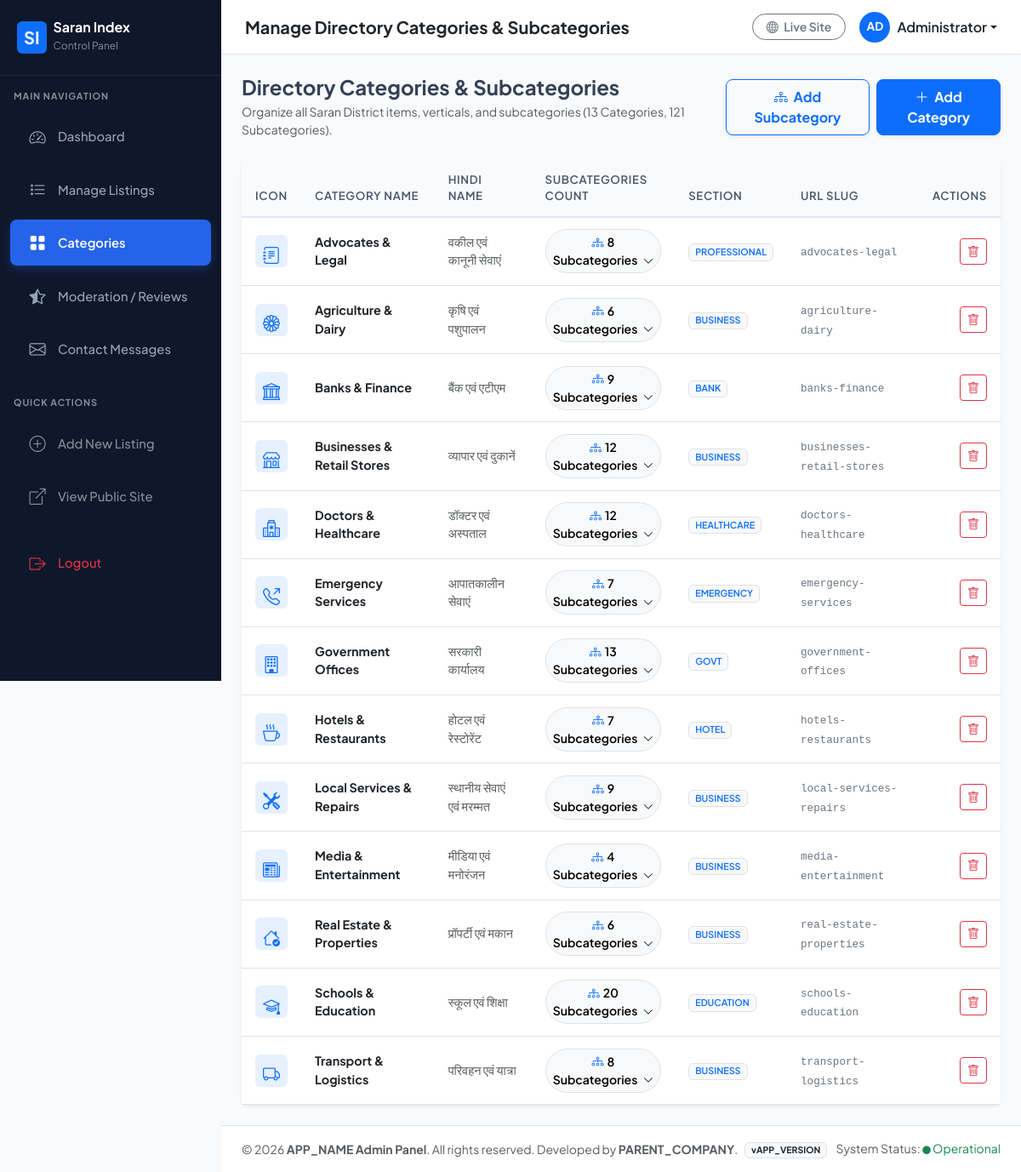
/admin/categories.php (signed in), run on the app's committed database.
### tables this page shows
CREATE TABLE IF NOT EXISTS `categories` (
    `id` INT AUTO_INCREMENT PRIMARY KEY,
    `name` VARCHAR(100) NOT NULL,
    `hindi_name` VARCHAR(100),
    `icon` VARCHAR(100),
    `slug` VARCHAR(100) UNIQUE,
    `section` ENUM('BUSINESS','PROFESSIONAL','GOVT','EDUCATION','HEALTHCARE','EMERGENCY','BANK','HOTEL') DEFAULT 'BUSINESS',
    `status` ENUM('ACTIVE','INACTIVE') DEFAULT 'ACTIVE'
);

### includes/functions.php (called while the page is built, shortened)
<?php
function sanitizeInput($data) {
    return htmlspecialchars(trim($data), ENT_QUOTES, 'UTF-8');
}
function getAllSubcategories() {
    $db = getDB();
    if ($db) {
        try {
            $stmt = $db->query("SELECT s.*, c.name as category_name FROM subcategories s LEFT JOIN categories c ON s.category_id = c.id ORDER BY c.name ASC, s.name ASC");
            return $stmt->fetchAll();
        } catch (PDOException $e) {}
    }
    return [];
}
function getAllAdminCategories() {
    $db = getDB();
    if ($db) {
        try {
            $stmt = $db->query("SELECT * FROM categories ORDER BY name ASC");
            return $stmt->fetchAll();
        } catch (PDOException $e) {}
    }
    return [];
}

### admin/categories.php (the view, shortened to what this page needs)
<?php
$header_title = "Manage Directory Categories & Subcategories";
require_once __DIR__ . '/includes/header.php';
$categories = getAllAdminCategories();
$all_subcategories = getAllSubcategories();
$sub_by_cat = [];
foreach ($all_subcategories as $sub) {
    $sub_by_cat[$sub['category_id']][] = $sub;
}
?>
<div class="d-flex flex-column flex-md-row align-items-md-center justify-content-between mb-4 gap-3">
    <div>
        <h4 class="fw-bold mb-1">Directory Categories & Subcategories</h4>
        <p class="text-muted small mb-0">Organize all Saran District items, verticals, and subcategories (13 Categories, 121 Subcategories).</p>
    </div>
    <div class="d-flex gap-2">
        <button type="button" class="btn btn-outline-primary fw-bold px-3 py-2 rounded-3 shadow-sm" data-bs-toggle="modal" data-bs-target="#addSubcategoryModal">
            <i class="bi bi-diagram-3 me-1"></i> Add Subcategory
        </button>
        <button type="button" class="btn btn-primary fw-bold px-3 py-2 rounded-3 shadow-sm" data-bs-toggle="modal" data-bs-target="#addCategoryModal">
            <i class="bi bi-plus-lg me-1"></i> Add Category
        </button>
    </div>
</div>
<div class="card border-0 shadow-sm rounded-3">
    <div class="table-responsive">
        <table class="table table-hover table-custom align-middle mb-0">
            <thead>
                <tr>
                    <th style="width: 50px;">Icon</th>
                    <th>Category Name</th>
                    <th>Hindi Name</th>
                    <th>Subcategories Count</th>
                    <th>Section</th>
                    <th>URL Slug</th>
                    <th class="text-end">Actions</th>
                </tr>
            </thead>
            <tbody>
                <?php foreach ($categories as $cat):
                    $subs = $sub_by_cat[$cat['id']] ?? [];
                    $sub_count = count($subs);
                ?>
                    <tr>
                        <td>
                            <div class="bg-primary bg-opacity-10 text-primary rounded-2 p-2 text-center" style="width: 38px; height: 38px;">
                                <i class="bi <?php echo sanitizeInput($cat['icon']); ?> fs-5"></i>
                            </div>
                        </td>
                        <td class="fw-bold text-dark"><?php echo sanitizeInput($cat['name']); ?></td>
                        <td class="text-muted"><?php echo sanitizeInput($cat['hindi_name'] ?? ''); ?></td>
                        <td>
                            <button class="btn btn-sm btn-light border rounded-pill fw-semibold" type="button" data-bs-toggle="collapse" data-bs-target="#subs-cat-<?php echo $cat['id']; ?>">
                                <i class="bi bi-diagram-3 text-primary me-1"></i><?php echo $sub_count; ?> Subcategories <i class="bi bi-chevron-down ms-1 small"></i>
                            </button>
                        </td>
                        <td><span class="badge bg-light text-primary border fw-semibold"><?php echo sanitizeInput($cat['section'] ?? 'BUSINESS'); ?></span></td>
                        <td><code class="small text-secondary"><?php echo sanitizeInput($cat['slug']); ?></code></td>
                        <td class="text-end">
                            <a href="categories.php?action=delete&id=<?php echo $cat['id']; ?>" class="btn btn-outline-danger btn-sm" onclick="return confirm('Are you sure you want to delete this category?');">
                                <i class="bi bi-trash"></i>
                            </a>
                        </td>
                    </tr>
                <?php endforeach; ?>
            </tbody>
        </table>
    </div>
</div>
<?php require_once __DIR__ . '/includes/footer.php'; ?>

### admin/includes/header.php (shortened to what this page needs)
<?php
$current_page = basename($_SERVER['PHP_SELF']);
$admin_name = $_SESSION['admin_full_name'] ?? 'Administrator';
?>
<!DOCTYPE html>
<html lang="en">
<head>
    <link href="https://cdn.jsdelivr.net/npm/bootstrap@5.3.3/dist/css/bootstrap.min.css" rel="stylesheet">
    <link href="https://cdn.jsdelivr.net/npm/bootstrap-icons@1.11.3/font/bootstrap-icons.min.css" rel="stylesheet">
</head>
<body>
<aside id="admin-sidebar">
    <div class="sidebar-brand d-flex align-items-center justify-content-between">
        <a href="index.php" class="d-flex align-items-center text-white text-decoration-none">
            <span class="bg-primary text-white fw-bold rounded-2 px-2 py-1 me-2 shadow-sm fs-5">SI</span>
            <div>
                <div class="fw-bold fs-6 lh-1">Saran Index</div>
                <small class="text-white-50" style="font-size: 0.75rem;">Control Panel</small>
            </div>
        </a>
    </div>
    <div class="py-3">
        <div class="px-3 mb-2 text-uppercase text-white-50 fw-bold" style="font-size: 0.68rem; letter-spacing: 0.08em;">Main Navigation</div>
        <ul class="nav flex-column">
            <li class="nav-item">
                <a class="nav-link <?php echo $current_page === 'index.php' ? 'active' : ''; ?>" href="index.php">
                    <i class="bi bi-speedometer2"></i> Dashboard
                </a>
            </li>
            <li class="nav-item">
                <a class="nav-link <?php echo ($current_page === 'listings.php' || $current_page === 'listing_edit.php') ? 'active' : ''; ?>" href="listings.php">
                    <i class="bi bi-list-stars"></i> Manage Listings
                </a>
            </li>
            <li class="nav-item">
                <a class="nav-link <?php echo $current_page === 'categories.php' ? 'active' : ''; ?>" href="categories.php">
                    <i class="bi bi-grid-fill"></i> Categories
                </a>
            </li>
            <li class="nav-item">
                <a class="nav-link <?php echo $current_page === 'reviews.php' ? 'active' : ''; ?>" href="reviews.php">
                    <i class="bi bi-star-half"></i> Moderation / Reviews
                </a>
            </li>
            <li class="nav-item">
                <a class="nav-link <?php echo $current_page === 'messages.php' ? 'active' : ''; ?>" href="messages.php">
                    <i class="bi bi-envelope"></i> Contact Messages
                </a>
            </li>
        </ul>
        <div class="px-3 mt-4 mb-2 text-uppercase text-white-50 fw-bold" style="font-size: 0.68rem; letter-spacing: 0.08em;">Quick Actions</div>
        <ul class="nav flex-column">
            <li class="nav-item">
                <a class="nav-link text-white-50" href="listing_edit.php">
                    <i class="bi bi-plus-circle"></i> Add New Listing
                </a>
            </li>
            <li class="nav-item">
                <a class="nav-link text-white-50" href="../index.php" target="_blank">
                    <i class="bi bi-box-arrow-up-right"></i> View Public Site
                </a>
            </li>
            <li class="nav-item mt-3">
                <a class="nav-link text-danger" href="logout.php">
                    <i class="bi bi-box-arrow-right"></i> Logout
                </a>
            </li>
        </ul>
    </div>
</aside>
<div id="admin-main">
    <header class="admin-header d-flex align-items-center justify-content-between">
        <div class="d-flex align-items-center">
            <h5 class="mb-0 fw-bold text-dark"><?php echo isset($header_title) ? sanitizeInput($header_title) : 'Dashboard Overview'; ?></h5>
        </div>
        <div class="d-flex align-items-center gap-3">
            <a href="../index.php" target="_blank" class="btn btn-outline-secondary btn-sm rounded-pill px-3 fw-semibold">
                <i class="bi bi-globe me-1"></i> Live Site
            </a>
            <div class="dropdown">
                <a href="#" class="d-flex align-items-center text-dark text-decoration-none dropdown-toggle fw-semibold" id="adminUserDropdown" data-bs-toggle="dropdown" aria-expanded="false">
                    <div class="bg-primary text-white rounded-circle d-flex align-items-center justify-content-center me-2 fw-bold" style="width: 36px; height: 36px; font-size: 0.85rem;">
                        <?php echo strtoupper(substr($admin_name, 0, 2)); ?>
                    </div>
                    <span class="d-none d-md-inline"><?php echo sanitizeInput($admin_name); ?></span>
                </a>
            </div>
        </div>
    </header>
    <main class="p-4 flex-grow-1">

### admin/includes/footer.php (shortened to what this page needs)
    </main>
    <footer class="bg-white border-top py-3 px-4 text-center text-md-start">
        <div class="d-flex flex-column flex-md-row align-items-center justify-content-between text-muted small">
            <div>
                &copy; <?php echo date('Y'); ?> <strong><?php echo APP_NAME; ?> Admin Panel</strong>. All rights reserved. Developed by <strong><?php echo PARENT_COMPANY; ?></strong>.
            </div>
            <div class="mt-2 mt-md-0">
                <span class="badge bg-light text-dark border me-2">v<?php echo APP_VERSION; ?></span>
                <span>System Status: <span class="text-success font-weight-bold"><i class="bi bi-circle-fill" style="font-size: 0.6rem;"></i> Operational</span></span>
            </div>
        </div>
    </footer>
</div>
</body>
</html>

### admin/includes/header.php (style rules this page uses)
:root { --admin-sidebar-width: 260px; --admin-primary: #0F172A; --admin-accent: #2563EB; --admin-accent-hover: #1D4ED8; --admin-bg: #F8FAFC; }
body { font-family: 'Plus Jakarta Sans', system-ui, -apple-system, sans-serif; background-color: var(--admin-bg); color: #334155; min-height: 100vh; }
#admin-sidebar { width: var(--admin-sidebar-width); height: 100vh; position: fixed; top: 0; left: 0; background: #0F172A; color: #94A3B8; z-index: 1000; transition: all 0.3s ease; overflow-y: auto; }
#admin-sidebar .sidebar-brand { padding: 1.5rem 1.25rem; border-bottom: 1px solid rgba(255, 255, 255, 0.08); }
#admin-sidebar .nav-link { color: #94A3B8; padding: 0.8rem 1.25rem; border-radius: 0.5rem; margin: 0.25rem 0.75rem; font-weight: 500; font-size: 0.925rem; display: flex; align-items: center; transition: all 0.2s ease; }
#admin-sidebar .nav-link.active { color: #FFFFFF; background: var(--admin-accent); font-weight: 600; box-shadow: 0 4px 12px rgba(37, 99, 235, 0.3); }
#admin-sidebar .nav-link i { font-size: 1.2rem; margin-right: 0.75rem; width: 24px; text-align: center; }
#admin-main { margin-left: var(--admin-sidebar-width); min-height: 100vh; display: flex; flex-direction: column; }
.admin-header { background: #FFFFFF; border-bottom: 1px solid #E2E8F0; padding: 0.85rem 1.75rem; position: sticky; top: 0; z-index: 999; box-shadow: 0 1px 3px rgba(0,0,0,0.03); }
.table-custom th { background-color: #F8FAFC; color: #475569; font-weight: 600; font-size: 0.825rem; text-transform: uppercase; letter-spacing: 0.05em; padding: 0.85rem 1rem; border-bottom: 2px solid #E2E8F0; }
.table-custom td { padding: 0.85rem 1rem; vertical-align: middle; font-size: 0.9rem; }

### data on the page
categories: name "Advocates & Legal", hindi_name "वकील एवं कानूनी सेवाएं", id "8", section "PROFESSIONAL", slug "advocates-legal"
categories: name "Agriculture & Dairy", hindi_name "कृषि एवं पशुपालन", id "6", section "BUSINESS", slug "agriculture-dairy"
categories: name "Banks & Finance", hindi_name "बैंक एवं एटीएम", id "9", section "BANK", slug "banks-finance"
categories: name "Businesses & Retail Stores", hindi_name "व्यापार एवं दुकानें", id "12", section "BUSINESS", slug "businesses-retail-stores"
categories: name "Doctors & Healthcare", hindi_name "डॉक्टर एवं अस्पताल", id "12", section "HEALTHCARE", slug "doctors-healthcare"
categories: name "Emergency Services", hindi_name "आपातकालीन सेवाएं", id "7", section "EMERGENCY", slug "emergency-services"
categories: name "Government Offices", hindi_name "सरकारी कार्यालय", id "13", section "GOVT", slug "government-offices"
categories: name "Hotels & Restaurants", hindi_name "होटल एवं रेस्टोरेंट", id "7", section "HOTEL", slug "hotels-restaurants"
categories: name "Local Services & Repairs", hindi_name "स्थानीय सेवाएं एवं मरम्मत", id "9", section "BUSINESS", slug "local-services-repairs"
categories: name "Media & Entertainment", hindi_name "मीडिया एवं मनोरंजन", id "4", section "BUSINESS", slug "media-entertainment"
categories: name "Real Estate & Properties", hindi_name "प्रॉपर्टी एवं मकान", id "6", section "BUSINESS", slug "real-estate-properties"
categories: name "Schools & Education", hindi_name "स्कूल एवं शिक्षा", id "20", section "EDUCATION", slug "schools-education"
categories: name "Transport & Logistics", hindi_name "परिवहन एवं यात्रा", id "8", section "BUSINESS", slug "transport-logistics"

### other printed values
sanitizeInput($header_title) "Manage Directory Categories & Subcategories"
substr($admin_name, 0, 2) "AD"
sanitizeInput($admin_name) "Administrator"
APP_NAME "APP_NAME"
PARENT_COMPANY "PARENT_COMPANY"
APP_VERSION "APP_VERSION"
